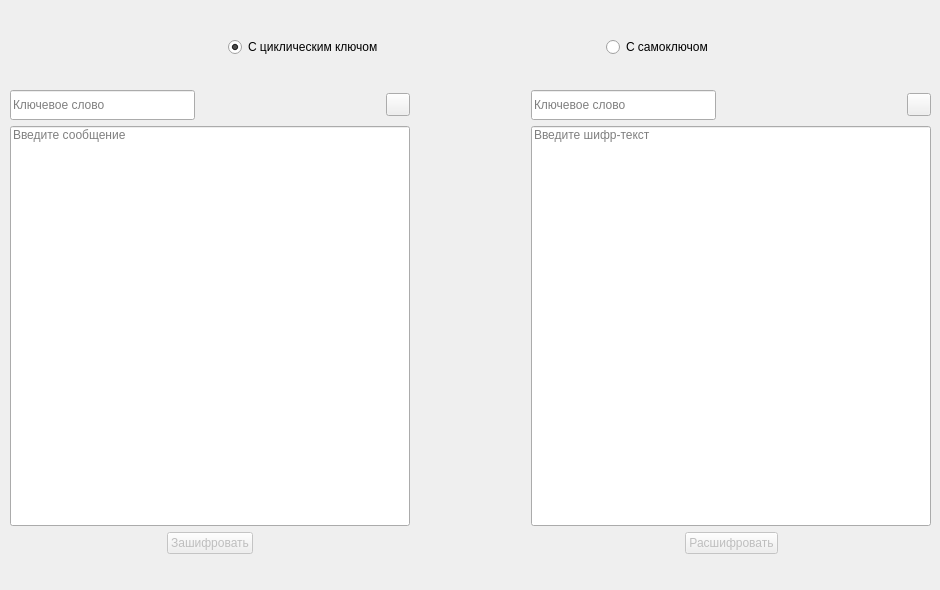
    <widget class="QWidget" name="vizhener">
     <attribute name="title">
      <string>Шифр Виженера</string>
     </attribute>
     <widget class="QWidget" name="layoutWidget_5">
      <property name="geometry">
       <rect>
        <x>10</x>
        <y>10</y>
        <width>921</width>
        <height>571</height>
       </rect>
      </property>
      <layout class="QVBoxLayout" name="verticalLayout_17">
       <item>
        <layout class="QHBoxLayout" name="horizontalLayout_32">
         <item>
          <spacer name="horizontalSpacer_63">
           <property name="orientation">
            <enum>Qt::Horizontal</enum>
           </property>
           <property name="sizeHint" stdset="0">
            <size>
             <width>40</width>
             <height>20</height>
            </size>
           </property>
          </spacer>
         </item>
         <item>
          <widget class="QRadioButton" name="ciclic_key">
           <property name="text">
            <string>С циклическим ключом</string>
           </property>
           <property name="checked">
            <bool>true</bool>
           </property>
          </widget>
         </item>
         <item>
          <spacer name="horizontalSpacer_64">
           <property name="orientation">
            <enum>Qt::Horizontal</enum>
           </property>
           <property name="sizeHint" stdset="0">
            <size>
             <width>40</width>
             <height>20</height>
            </size>
           </property>
          </spacer>
         </item>
         <item>
          <widget class="QRadioButton" name="with_self_key">
           <property name="text">
            <string>С самоключом</string>
           </property>
          </widget>
         </item>
         <item>
          <spacer name="horizontalSpacer_65">
           <property name="orientation">
            <enum>Qt::Horizontal</enum>
           </property>
           <property name="sizeHint" stdset="0">
            <size>
             <width>40</width>
             <height>20</height>
            </size>
           </property>
          </spacer>
         </item>
        </layout>
       </item>
       <item>
        <layout class="QHBoxLayout" name="horizontalLayout_33">
         <item>
          <layout class="QVBoxLayout" name="verticalLayout_18">
           <item>
            <layout class="QHBoxLayout" name="horizontalLayout_34">
             <item>
              <widget class="QLineEdit" name="vizhener_zas">
               <property name="minimumSize">
                <size>
                 <width>150</width>
                 <height>30</height>
                </size>
               </property>
               <property name="maximumSize">
                <size>
                 <width>200</width>
                 <height>30</height>
                </size>
               </property>
               <property name="text">
                <string/>
               </property>
               <property name="maxLength">
                <number>32767</number>
               </property>
               <property name="placeholderText">
                <string>Ключевое слово</string>
               </property>
              </widget>
             </item>
             <item>
              <spacer name="horizontalSpacer_66">
               <property name="orientation">
                <enum>Qt::Horizontal</enum>
               </property>
               <property name="sizeHint" stdset="0">
                <size>
                 <width>40</width>
                 <height>20</height>
                </size>
               </property>
              </spacer>
             </item>
             <item>
              <widget class="QToolButton" name="vizhener_cl_in">
               <property name="text">
                <string/>
               </property>
               <property name="icon">
                <iconset resource="resource.qrc">
                 <normaloff>:/pic/update-arrow.ico</normaloff>:/pic/update-arrow.ico</iconset>
               </property>
              </widget>
             </item>
            </layout>
           </item>
           <item>
            <widget class="QLineEdit" name="vizhener_in">
             <property name="minimumSize">
              <size>
               <width>400</width>
               <height>400</height>
              </size>
             </property>
             <property name="alignment">
              <set>Qt::AlignLeading|Qt::AlignLeft|Qt::AlignTop</set>
             </property>
             <property name="placeholderText">
              <string>Введите сообщение</string>
             </property>
            </widget>
           </item>
           <item>
            <layout class="QHBoxLayout" name="horizontalLayout_35">
             <item>
              <spacer name="horizontalSpacer_67">
               <property name="orientation">
                <enum>Qt::Horizontal</enum>
               </property>
               <property name="sizeHint" stdset="0">
                <size>
                 <width>40</width>
                 <height>20</height>
                </size>
               </property>
              </spacer>
             </item>
             <item>
              <widget class="QPushButton" name="vizhener_zashifr">
               <property name="enabled">
                <bool>false</bool>
               </property>
               <property name="text">
                <string>Зашифровать</string>
               </property>
              </widget>
             </item>
             <item>
              <spacer name="horizontalSpacer_68">
               <property name="orientation">
                <enum>Qt::Horizontal</enum>
               </property>
               <property name="sizeHint" stdset="0">
                <size>
                 <width>40</width>
                 <height>20</height>
                </size>
               </property>
              </spacer>
             </item>
            </layout>
           </item>
          </layout>
         </item>
         <item>
          <spacer name="horizontalSpacer_69">
           <property name="orientation">
            <enum>Qt::Horizontal</enum>
           </property>
           <property name="sizeHint" stdset="0">
            <size>
             <width>40</width>
             <height>20</height>
            </size>
           </property>
          </spacer>
         </item>
         <item>
          <layout class="QVBoxLayout" name="verticalLayout_19">
           <item>
            <layout class="QHBoxLayout" name="horizontalLayout_36">
             <item>
              <widget class="QLineEdit" name="vizhener_ras">
               <property name="minimumSize">
                <size>
                 <width>150</width>
                 <height>30</height>
                </size>
               </property>
               <property name="maximumSize">
                <size>
                 <width>200</width>
                 <height>30</height>
                </size>
               </property>
               <property name="text">
                <string/>
               </property>
               <property name="maxLength">
                <number>32767</number>
               </property>
               <property name="placeholderText">
                <string>Ключевое слово</string>
               </property>
              </widget>
             </item>
             <item>
              <spacer name="horizontalSpacer_70">
               <property name="orientation">
                <enum>Qt::Horizontal</enum>
               </property>
               <property name="sizeHint" stdset="0">
                <size>
                 <width>40</width>
                 <height>20</height>
                </size>
               </property>
              </spacer>
             </item>
             <item>
              <widget class="QToolButton" name="vizhener_cl_ou">
               <property name="text">
                <string/>
               </property>
               <property name="icon">
                <iconset resource="resource.qrc">
                 <normaloff>:/pic/update-arrow.ico</normaloff>:/pic/update-arrow.ico</iconset>
               </property>
              </widget>
             </item>
            </layout>
           </item>
           <item>
            <widget class="QLineEdit" name="vizhener_ou">
             <property name="minimumSize">
              <size>
               <width>400</width>
               <height>400</height>
              </size>
             </property>
             <property name="alignment">
              <set>Qt::AlignLeading|Qt::AlignLeft|Qt::AlignTop</set>
             </property>
             <property name="dragEnabled">
              <bool>false</bool>
             </property>
             <property name="placeholderText">
              <string>Введите шифр-текст</string>
             </property>
             <property name="clearButtonEnabled">
              <bool>false</bool>
             </property>
            </widget>
           </item>
           <item>
            <layout class="QHBoxLayout" name="horizontalLayout_37">
             <item>
              <spacer name="horizontalSpacer_71">
               <property name="orientation">
                <enum>Qt::Horizontal</enum>
               </property>
               <property name="sizeHint" stdset="0">
                <size>
                 <width>40</width>
                 <height>20</height>
                </size>
               </property>
              </spacer>
             </item>
             <item>
              <widget class="QPushButton" name="vizhener_rashifr">
               <property name="enabled">
                <bool>false</bool>
               </property>
               <property name="text">
                <string>Расшифровать</string>
               </property>
              </widget>
             </item>
             <item>
              <spacer name="horizontalSpacer_72">
               <property name="orientation">
                <enum>Qt::Horizontal</enum>
               </property>
               <property name="sizeHint" stdset="0">
                <size>
                 <width>40</width>
                 <height>20</height>
                </size>
               </property>
              </spacer>
             </item>
            </layout>
           </item>
          </layout>
         </item>
        </layout>
       </item>
      </layout>
     </widget>
    </widget>
